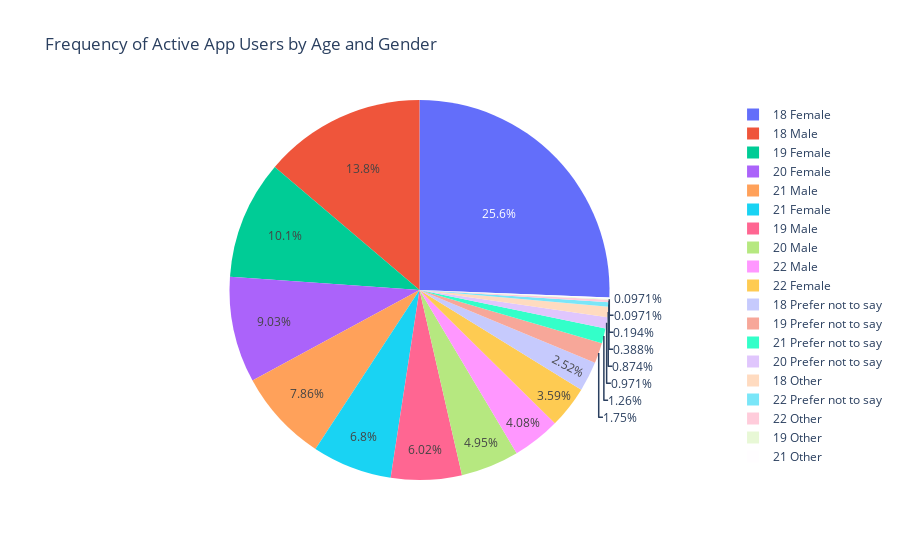

Notebook cell for this chart:
### Code cell
# pie chart for further analysis of app demographics of active users
df4 = df2[df2['activity']=='A']
df4 = df4[df4['age'] <= 22]
fig = px.pie(df4, 
             values='frequency',
             names='age_gender', 
             title='Frequency of Active App Users by Age and Gender')
fig.show()

### Figure 1 — Plotly figure (JSON) as saved in the notebook; plotly's stock layout.template omitted (floating-point values rounded to 4 significant figures)
{"data": [{"domain": {"x": [0, 1], "y": [0, 1]}, "hovertemplate": "age_gender=%{label}<br>frequency=%{value}<extra></extra>", "labels": ["18 Female", "18 Male", "18 Other", "18 Prefer not to say", "19 Female", "19 Male", "19 Other", "19 Prefer not to say", "20 Female", "20 Male", "20 Prefer not to say", "21 Female", "21 Male", "21 Other", "21 Prefer not to say", "22 Female", "22 Male", "22 Other", "22 Prefer not to say"], "legendgroup": "", "name": "", "showlegend": true, "type": "pie", "values": [264, 142, 9, 26, 104, 62, 1, 18, 93, 51, 10, 70, 81, 1, 13, 37, 42, 2, 4]}], "layout": {"legend": {"tracegroupgap": 0}, "title": {"text": "Frequency of Active App Users by Age and Gender"}}}
